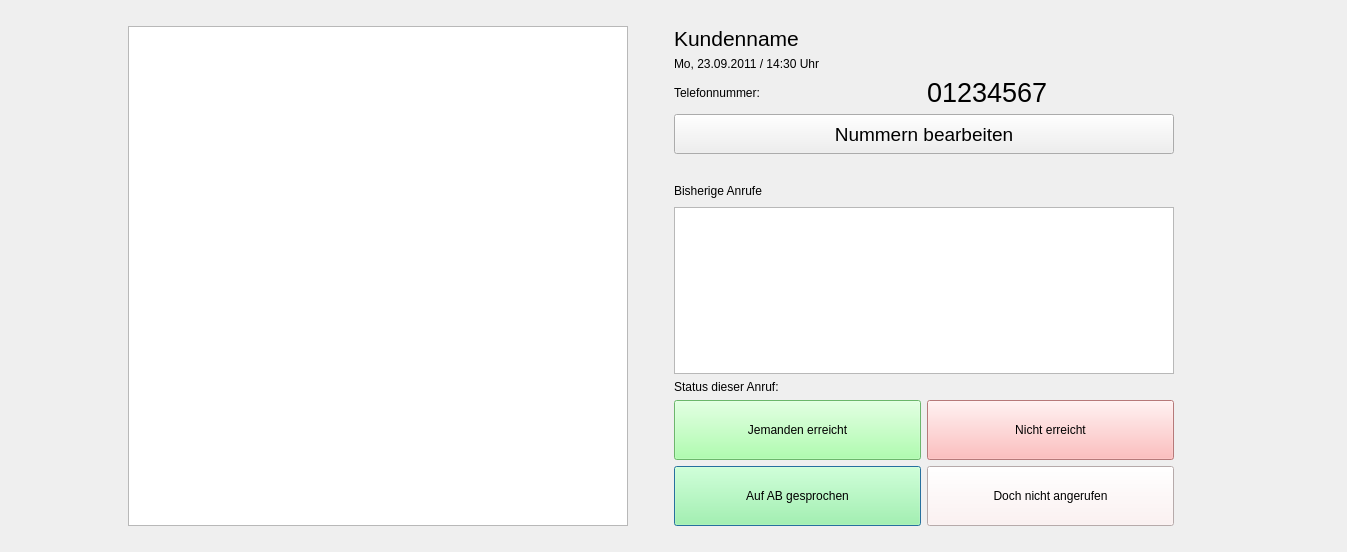
<?xml version="1.0" encoding="UTF-8"?>
<ui version="4.0">
 <class>AnrufenDialog</class>
 <widget class="QDialog" name="AnrufenDialog">
  <property name="geometry">
   <rect>
    <x>0</x>
    <y>0</y>
    <width>1347</width>
    <height>552</height>
   </rect>
  </property>
  <property name="windowTitle">
   <string>Kunde Anrufen</string>
  </property>
  <layout class="QGridLayout" name="gridLayout">
   <item row="6" column="2">
    <spacer name="horizontalSpacer_2">
     <property name="orientation">
      <enum>Qt::Horizontal</enum>
     </property>
     <property name="sizeType">
      <enum>QSizePolicy::Fixed</enum>
     </property>
     <property name="sizeHint" stdset="0">
      <size>
       <width>40</width>
       <height>20</height>
      </size>
     </property>
    </spacer>
   </item>
   <item row="6" column="3">
    <widget class="QLabel" name="label_3">
     <property name="text">
      <string>Bisherige Anrufe</string>
     </property>
    </widget>
   </item>
   <item row="7" column="3" colspan="2">
    <widget class="QTextBrowser" name="textBrowser_ergebnisse">
     <property name="minimumSize">
      <size>
       <width>500</width>
       <height>0</height>
      </size>
     </property>
    </widget>
   </item>
   <item row="7" column="0">
    <spacer name="horizontalSpacer">
     <property name="orientation">
      <enum>Qt::Horizontal</enum>
     </property>
     <property name="sizeHint" stdset="0">
      <size>
       <width>40</width>
       <height>20</height>
      </size>
     </property>
    </spacer>
   </item>
   <item row="1" column="5">
    <widget class="QLabel" name="label_rechnung">
     <property name="minimumSize">
      <size>
       <width>33</width>
       <height>0</height>
      </size>
     </property>
     <property name="text">
      <string/>
     </property>
    </widget>
   </item>
   <item row="10" column="3">
    <widget class="QPushButton" name="button_ab">
     <property name="sizePolicy">
      <sizepolicy hsizetype="Preferred" vsizetype="Fixed">
       <horstretch>0</horstretch>
       <verstretch>0</verstretch>
      </sizepolicy>
     </property>
     <property name="minimumSize">
      <size>
       <width>200</width>
       <height>60</height>
      </size>
     </property>
     <property name="styleSheet">
      <string notr="true">background-color: #96ff96; border-color: green;</string>
     </property>
     <property name="text">
      <string>Auf AB gesprochen</string>
     </property>
    </widget>
   </item>
   <item row="10" column="4">
    <widget class="QPushButton" name="button_abbrechen">
     <property name="sizePolicy">
      <sizepolicy hsizetype="Preferred" vsizetype="Fixed">
       <horstretch>0</horstretch>
       <verstretch>0</verstretch>
      </sizepolicy>
     </property>
     <property name="minimumSize">
      <size>
       <width>200</width>
       <height>60</height>
      </size>
     </property>
     <property name="styleSheet">
      <string notr="true">background-color: #ffeeee; border-color: red; border-width: 4px;</string>
     </property>
     <property name="text">
      <string>Doch nicht angerufen</string>
     </property>
    </widget>
   </item>
   <item row="0" column="3">
    <spacer name="verticalSpacer">
     <property name="orientation">
      <enum>Qt::Vertical</enum>
     </property>
     <property name="sizeHint" stdset="0">
      <size>
       <width>20</width>
       <height>40</height>
      </size>
     </property>
    </spacer>
   </item>
   <item row="9" column="3">
    <widget class="QPushButton" name="button_erreicht">
     <property name="sizePolicy">
      <sizepolicy hsizetype="Preferred" vsizetype="Fixed">
       <horstretch>0</horstretch>
       <verstretch>0</verstretch>
      </sizepolicy>
     </property>
     <property name="minimumSize">
      <size>
       <width>200</width>
       <height>60</height>
      </size>
     </property>
     <property name="styleSheet">
      <string notr="true">background-color: #96ff96; border-color: green;</string>
     </property>
     <property name="text">
      <string>Jemanden erreicht</string>
     </property>
    </widget>
   </item>
   <item row="9" column="4">
    <widget class="QPushButton" name="button_nichterreicht">
     <property name="sizePolicy">
      <sizepolicy hsizetype="Preferred" vsizetype="Fixed">
       <horstretch>0</horstretch>
       <verstretch>0</verstretch>
      </sizepolicy>
     </property>
     <property name="minimumSize">
      <size>
       <width>200</width>
       <height>60</height>
      </size>
     </property>
     <property name="styleSheet">
      <string notr="true">background-color: #ffaaaa; border-color: red;</string>
     </property>
     <property name="text">
      <string>Nicht erreicht</string>
     </property>
    </widget>
   </item>
   <item row="8" column="3">
    <widget class="QLabel" name="label_4">
     <property name="text">
      <string>Status dieser Anruf:</string>
     </property>
    </widget>
   </item>
   <item row="5" column="3">
    <spacer name="verticalSpacer_3">
     <property name="orientation">
      <enum>Qt::Vertical</enum>
     </property>
     <property name="sizeHint" stdset="0">
      <size>
       <width>20</width>
       <height>40</height>
      </size>
     </property>
    </spacer>
   </item>
   <item row="1" column="6">
    <widget class="QLabel" name="label_bezahlung">
     <property name="minimumSize">
      <size>
       <width>33</width>
       <height>0</height>
      </size>
     </property>
     <property name="text">
      <string/>
     </property>
    </widget>
   </item>
   <item row="2" column="3">
    <widget class="QLabel" name="label_zeitpunkt">
     <property name="text">
      <string>Mo, 23.09.2011 / 14:30 Uhr</string>
     </property>
    </widget>
   </item>
   <item row="1" column="3">
    <widget class="QLabel" name="label_kundenname">
     <property name="font">
      <font>
       <pointsize>16</pointsize>
      </font>
     </property>
     <property name="text">
      <string>Kundenname</string>
     </property>
    </widget>
   </item>
   <item row="11" column="3">
    <spacer name="verticalSpacer_2">
     <property name="orientation">
      <enum>Qt::Vertical</enum>
     </property>
     <property name="sizeHint" stdset="0">
      <size>
       <width>20</width>
       <height>40</height>
      </size>
     </property>
    </spacer>
   </item>
   <item row="3" column="3">
    <widget class="QLabel" name="label">
     <property name="text">
      <string>Telefonnummer:</string>
     </property>
    </widget>
   </item>
   <item row="7" column="5">
    <spacer name="horizontalSpacer_4">
     <property name="orientation">
      <enum>Qt::Horizontal</enum>
     </property>
     <property name="sizeHint" stdset="0">
      <size>
       <width>40</width>
       <height>20</height>
      </size>
     </property>
    </spacer>
   </item>
   <item row="1" column="1" rowspan="10">
    <widget class="QTextBrowser" name="textBrowser_beleg">
     <property name="minimumSize">
      <size>
       <width>500</width>
       <height>0</height>
      </size>
     </property>
    </widget>
   </item>
   <item row="3" column="4">
    <widget class="QLabel" name="label_telefon">
     <property name="font">
      <font>
       <pointsize>20</pointsize>
      </font>
     </property>
     <property name="text">
      <string>01234567</string>
     </property>
    </widget>
   </item>
   <item row="4" column="3" colspan="2">
    <widget class="QPushButton" name="button_edit">
     <property name="minimumSize">
      <size>
       <width>0</width>
       <height>40</height>
      </size>
     </property>
     <property name="font">
      <font>
       <pointsize>14</pointsize>
      </font>
     </property>
     <property name="text">
      <string>Nummern bearbeiten</string>
     </property>
     <property name="icon">
      <iconset>
       <normaloff>../icons/pencil.png</normaloff>../icons/pencil.png</iconset>
     </property>
    </widget>
   </item>
  </layout>
 </widget>
 <tabstops>
  <tabstop>textBrowser_ergebnisse</tabstop>
 </tabstops>
 <resources/>
 <connections/>
</ui>
